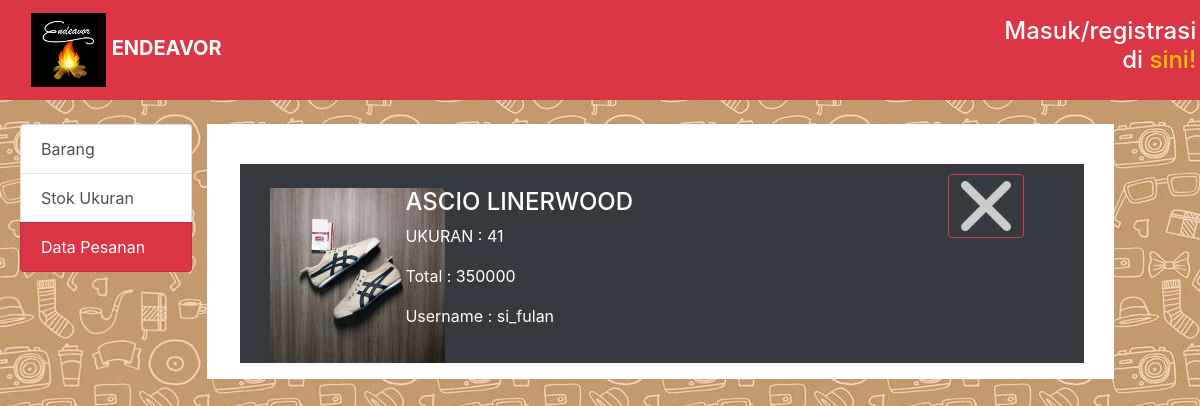
Screenshot of /page/admin_data_pesan.php with the database file from the repository.
### tables this page shows
CREATE TABLE `data_pesan` (
  `id_pesanan` int(11) NOT NULL,
  `username` varchar(10) NOT NULL,
  `tanggal` date NOT NULL,
  `nama` varchar(62) NOT NULL,
  `alamat` varchar(200) NOT NULL,
  `kelurahan` varchar(20) NOT NULL,
  `kecamatan` varchar(20) NOT NULL,
  `kotkab` varchar(20) NOT NULL,
  `provinsi` varchar(20) NOT NULL,
  `kodepos` char(5) NOT NULL,
  `id_barang` char(8) NOT NULL,
  `ukuran` int(11) NOT NULL,
  `byk_beli` int(11) NOT NULL,
  `total` int(11) NOT NULL
);

CREATE TABLE `stok` (
  `id_barang` char(8) NOT NULL,
  `merk` varchar(10) NOT NULL,
  `tipe` varchar(50) NOT NULL,
  `harga` int(11) NOT NULL,
  `gambar` varchar(20) NOT NULL
);

CREATE TABLE `user` (
  `username` varchar(15) NOT NULL,
  `kode` int(11) NOT NULL,
  `password` char(32) NOT NULL
);

### page/admin_data_pesan.php (the view, shortened to what this page needs)
<?php
  include '../fungsi/session.php';
  include '../fungsi/navbar.php';
?>
<!doctype html>
<html lang="en">
<head>
	<link rel="stylesheet" type="text/css" href="../css/background.css">
	<link rel="stylesheet" href="../css/bootstrap.min.css">
</head>
<body id="bg">
	<?php navbar_atas('../');
	$sql="SELECT data_pesan.id_pesanan,data_pesan.nama,data_pesan.alamat,data_pesan.kelurahan,data_pesan.kecamatan,data_pesan.kotkab,data_pesan.provinsi,data_pesan.kodepos,stok.tipe,stok.harga,data_pesan.byk_beli,stok.gambar,data_pesan.tanggal,data_pesan.ukuran,data_pesan.total,user.username FROM user,stok,data_pesan WHERE user.username=data_pesan.username AND data_pesan.id_barang=stok.id_barang";
		$res=mysqli_query($koneksi,$sql);
	?>
	<br>
	<div class="row flex-xl-nowrap" style="margin-left: 5px;">
	<div class="col-12 col-md-3 col-xl-2 bd-sidebar">
		<div class="list-group toogle">
			<a href="admin_barang.php" class="list-group-item list-group-item-action">Barang</a>
			<a href="admin_ukuran.php" class="list-group-item list-group-item-action">Stok Ukuran</a>
			<a href="admin_data_pesan.php" class="list-group-item list-group-item-action text-white bg-danger active-danger">Data Pesanan</a>
		</div>
	</div>
	<div class="col-12 col-md-10 col-xl-9 py-md-3 pl-md-5 bd-content" style="background-color: white;">
		</div>
		<?php
	while ($baris=mysqli_fetch_array($res)) {?>
		<br>
	<div class="row bg-dark col-md-12">
			<div class="col-2 img-fluid">
				<br>
				<img src="../img/<?php echo $baris['gambar'];?>" width="175px">
			</div>
			<div class="col-md-8 text-white"id="baris" align="left">
				<br>
				<h4><?php echo $baris['tipe'];?></h4>
				<p>UKURAN : <?php echo $baris['ukuran'];?></p>
				<p>Total : <?php echo $baris['total'];?></p>
				<p>Username : <?php echo $baris['username'];?></p>
			</div>
			<div class="col"id="baris">
				<a href="../fungsi/delete_checkout.php?id=<?php echo $baris['id_pesanan'];?>">
					<button class="btn btn-outline-danger" style="margin-top: 10px;">
						<img src="../img/cross.png" width="50px"></button>
				</a>
			</div>
	</div>
	<?php } ?>
	</div>
</body>
</html>

### css/background.css (style rules this page uses)
#bg { background-image: url("../img/pattern.jpg"); background-repeat: repeat; }

### rows the page displays
data_pesan: id_barang.gambar (picture), id_barang.tipe "ASCIO LINERWOOD", ukuran "41", total "350000", username.username "si_fulan"
